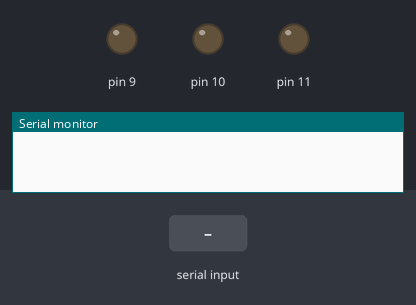
This sketch was run on a simulated Arduino Uno, built with avr-gcc and run on an emulated ATmega328P. Parts: output pins drawn as LEDs (lit = HIGH), the last lines printed to the serial monitor. Dashed ring = blinking. Inputs (shaded band) come from the test bench.

Above: at 1.2 s.
1.3 s: "22\n" received over Serial
At 1.7 s:
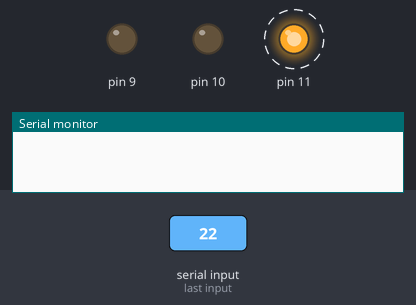
4.3 s: "11\n" received over Serial
At 4.7 s:
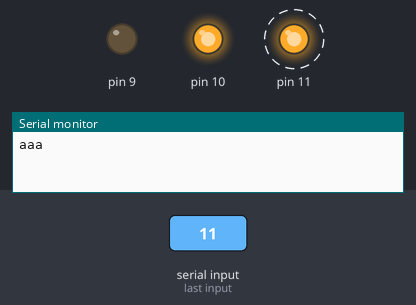
7.3 s: "888\n" received over Serial
At 7.8 s:
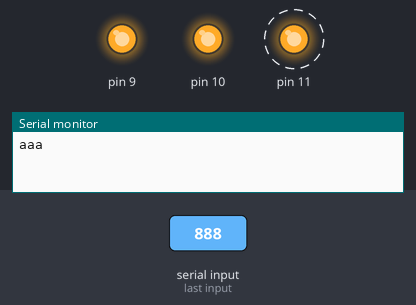
10.3 s: "11\n" received over Serial
At 10.8 s:
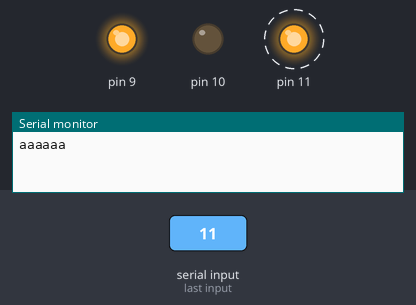
Timing chart, 0 to 14.3 s (numbered marks = the images above; inputs shaded):
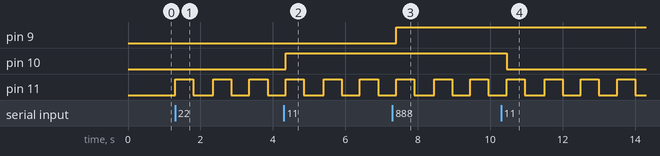

Measured:
- after the input at 1.3 s, pin 11: alternates HIGH for 0.50 s and LOW for 0.52 s, starting at once
- after the input at 4.3 s, pin 10: LOW → HIGH after 0.05 s
- after the input at 7.3 s, pin 9: LOW → HIGH after 0.10 s
- after the input at 10.3 s, pin 10: HIGH → LOW after 0.15 s

The sketch:

ledhome.ino
```cpp
int cmd;
bool pisca;

void setup() {
  // put your setup code here, to run once:
  Serial.begin(9600);
  pinMode(9, OUTPUT);
  pinMode(10, OUTPUT);
  pinMode(11, OUTPUT);
  Serial.setTimeout(50);
}

void loop() {
  // put your main code here, to run repeatedly:
  if (Serial.available()>0) {
    cmd = Serial.parseInt();
    if (cmd == 888) {
      if (digitalRead(9) == HIGH){
        digitalWrite(9, LOW);
      } else {
        digitalWrite(9, HIGH);
      }
    }
    if (cmd == 11) {
      Serial.print("aaa");
      if (digitalRead(10) == HIGH){
        digitalWrite(10, LOW);
      } else {
        digitalWrite(10, HIGH);
      }
    }
    if (cmd == 22) {
      pisca = !pisca;
    }
  }
  if (pisca == true) {
    digitalWrite(11, HIGH);
    delay(500);
    digitalWrite(11, LOW);
    delay(500);
  }

}
```
